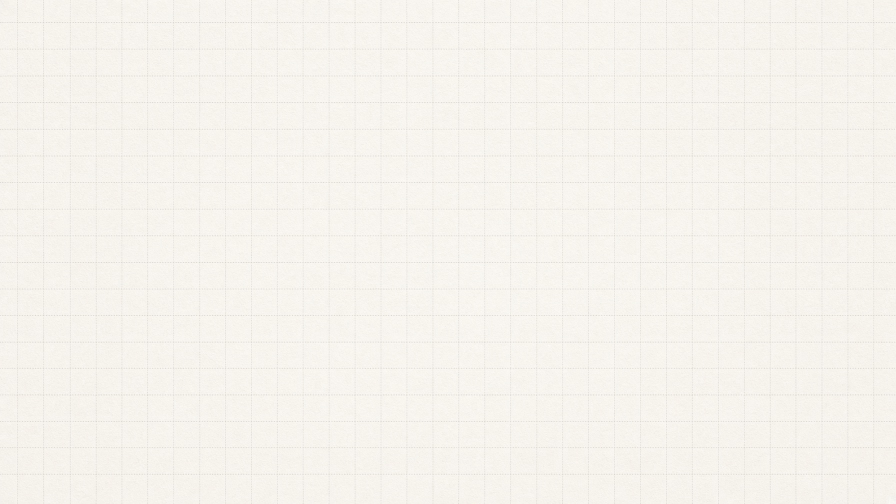
#> input picture artifacts/imagine_images/57a54e64-1340-44f1-9fe1-fc8db969c076.jpg, 1792 x 1008 px, found by its file name (shown at 1/2 size)
$ python compose-brand.py
#> lines starting #> are read from the running program, lines starting #| are printed output that depends on the picture; pictures that were not available may be replaced by others from this repository, and a replacement may not be noted
#!/usr/bin/env python3
"""OG 1200x630 + X banner 1200x264 — exact type, paper identity, face as O."""

from __future__ import annotations

import math
from pathlib import Path

import numpy as np
from PIL import Image, ImageChops, ImageDraw, ImageEnhance, ImageFilter, ImageFont

ROOT = Path("/workspace")
PAPER_OG = ROOT / "artifacts/imagine_images/57a54e64-1340-44f1-9fe1-fc8db969c076.jpg"
PAPER_BANNER = ROOT / "artifacts/imagine_images/ad723cb6-79ac-47b6-abcb-95c1fd5467b5.jpg"
PORTRAIT = ROOT / "public/media/portrait.webp"
FONT_BLACK = ROOT / ".grok/fonts/ArchivoBlack-Regular.ttf"
FONT_BODY = ROOT / ".grok/fonts/Archivo-Regular.ttf"
OUT_OG = ROOT / ".grok/og-raw.png"
OUT_BANNER = ROOT / ".grok/x-banner-raw.png"

INK = (21, 21, 21)
RED = (255, 42, 25)
PAPER_RGB = np.array([243, 242, 238], dtype=np.float32)


def cover_crop(im: Image.Image, w: int, h: int) -> Image.Image:
#> called with w = 1200, h = 630
    scale = max(w / im.width, h / im.height)
#> scale = 0.67
    nw, nh = int(round(im.width * scale)), int(round(im.height * scale))
#> nw = 1200; nh = 675
    im = im.resize((nw, nh), Image.Resampling.LANCZOS)
    left = (nw - w) // 2
#> left = 0
    top = (nh - h) // 2
#> top = 22
    return im.crop((left, top, left + w, top + h))


def grade_paper(im: Image.Image, w: int, h: int) -> Image.Image:
    base = cover_crop(im.convert("RGB"), w, h)
    tex = np.array(base, dtype=np.float32)
    lum = tex @ np.array([0.299, 0.587, 0.114], dtype=np.float32)
    lum_n = (lum - lum.mean()) / (lum.std() + 1e-6)
    out = np.clip(PAPER_RGB + lum_n[..., None] * 6.5, 0, 255).astype(np.uint8)
    graded = Image.fromarray(out, "RGB")
    return Image.blend(graded, base, 0.08)


def grain(im: Image.Image, seed: int) -> Image.Image:
#> called with seed = 2026
    rng = np.random.default_rng(seed)
    arr = np.array(im, dtype=np.int16)
    h, w = arr.shape[:2]
#> h = 630; w = 1200
    arr = np.clip(arr + rng.integers(-5, 6, (h, w, 1), dtype=np.int16), 0, 255).astype(np.uint8)
#> in compose_og, `overlay = Image.new("RGBA", (w, h), (0, 0, 0, 0))`: overlay: PIL image 1200x630 RGBA; every value is 0
    return Image.fromarray(arr, "RGB")


def face_letter(h: int) -> Image.Image:
#> called with h = 168
    src = Image.open(PORTRAIT).convert("RGB")
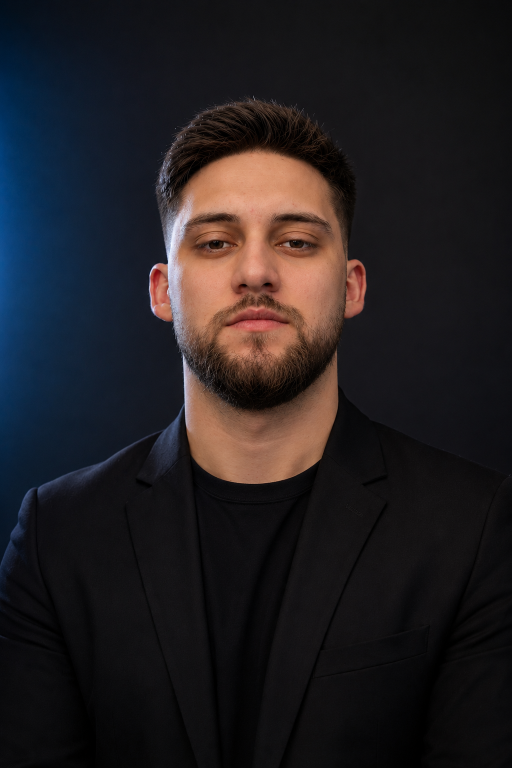
#> input picture assets/images/portrait.png, 1024 x 1536 px, given in place of portrait.webp, which was not available (shown at 1/2 size)
    w0, h0 = src.size
#> w0 = 1024; h0 = 1536
    # Head-and-shoulders crop of the studio portrait
    box = (int(w0 * 0.18), int(h0 * 0.04), int(w0 * 0.82), int(h0 * 0.78))
#> box = (184, 61, 839, 1198)
    crop = src.crop(box)
    fw = max(1, int(round(h * 0.72)))
    face = crop.resize((fw, h), Image.Resampling.LANCZOS)
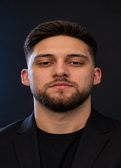
#> face: PIL image 121x168 RGB; mean R, G, B 56.4, 42.9, 40.3
    face = ImageEnhance.Contrast(face).enhance(1.12)
    face = ImageEnhance.Color(face).enhance(0.92)
    return face


def paste_multiply(dst: Image.Image, src: Image.Image, xy: tuple[int, int]) -> None:
    x, y = xy
    region = dst.crop((x, y, x + src.width, y + src.height))
    blended = ImageChops.multiply(region, src)
    dst.paste(blended, (x, y))


def draw_lockup(
    img: Image.Image,
    draw: ImageDraw.ImageDraw,
    font: ImageFont.FreeTypeFont,
    cx: float,
    cy: float,
    face_h: int,
) -> tuple[float, float, float, float]:
    """PORTF + face + LIO centered at (cx, cy). Returns bbox."""
    face = face_letter(face_h)
    gap = max(2, int(face_h * 0.02))
    left = "PORTF"
    right = "LIO"
    lw = font.getlength(left)
    rw = font.getlength(right)
    total = lw + gap + face.width + gap + rw
#> total = 862.3
    x = cx - total / 2
#> x = 168.9
    # Optical vertical: type sits on the face midline
    bbox = font.getbbox("PORTF")
    th = bbox[3] - bbox[1]
    ty = cy - th / 2 - bbox[1]
    draw.text((x, ty), left, font=font, fill=INK)
    fx = int(round(x + lw + gap))
#> fx = 658
    fy = int(round(cy - face.height / 2))
#> fy = 208
    paste_multiply(img, face, (fx, fy))
#> in paste_multiply, `region = dst.crop((x, y, x + src.width, y + src.height))`:
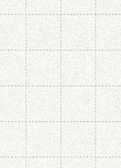
#> region: PIL image 121x168 RGB; mean R, G, B 244, 242.8, 238.3
#> in paste_multiply, `dst.paste(blended, (x, y))`:
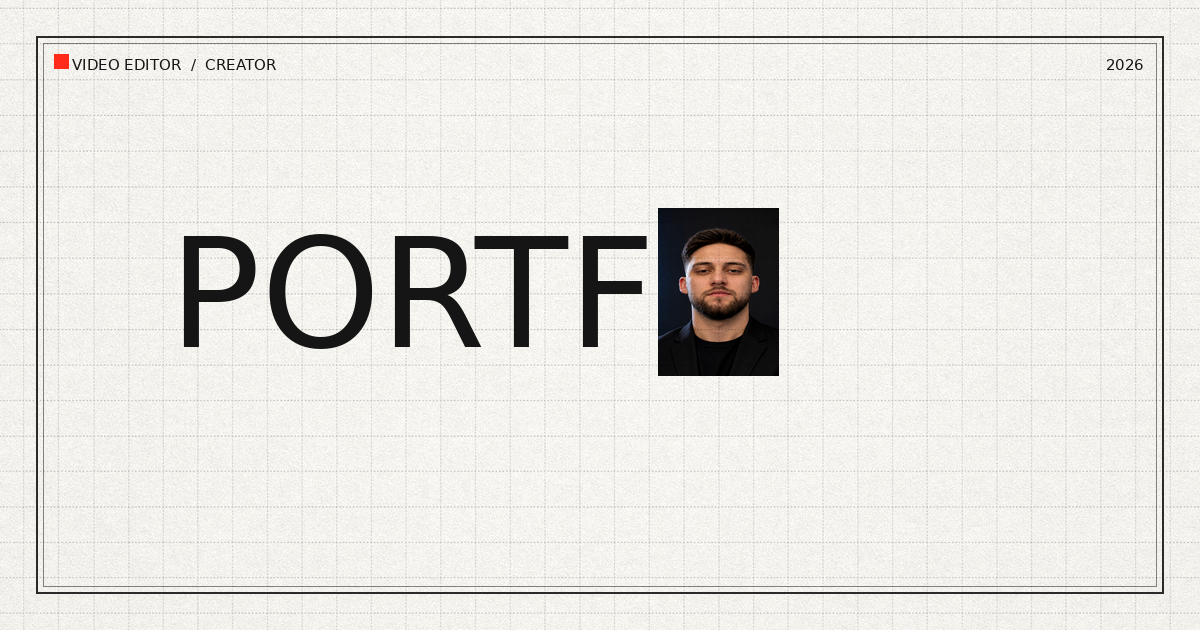
#> dst: PIL image 1200x630 RGB; mean R, G, B 229.7, 228.3, 223.9
    rx = x + lw + gap + face.width + gap
#> rx = 782
    draw.text((rx, ty), right, font=font, fill=INK)
    return x, min(ty, fy), x + total, max(ty + th, fy + face.height)


def star4(draw: ImageDraw.ImageDraw, cx: float, cy: float, r: float, fill) -> None:
    pts = []
    for i in range(8):
        ang = math.radians(-90 + i * 45)
        rad = r if i % 2 == 0 else r * 0.36
        pts.append((cx + rad * math.cos(ang), cy + rad * math.sin(ang)))
    draw.polygon(pts, fill=fill)


def diamond(draw: ImageDraw.ImageDraw, cx: float, cy: float, r: float, fill) -> None:
    draw.polygon(
        [(cx, cy - r), (cx + r * 0.78, cy), (cx, cy + r), (cx - r * 0.78, cy)],
        fill=fill,
    )


def tracked(draw, text, font, fill, x, y, extra=1.6, anchor="lt"):
    if anchor == "mm":
        w = sum(font.getlength(ch) for ch in text) + extra * max(len(text) - 1, 0)
        x = x - w / 2
        y = y
        anchor = "lt"
        # vertical center via font bbox
        bb = font.getbbox("H")
        y = y - (bb[3] - bb[1]) / 2 - bb[1]
    for ch in text:
        draw.text((x, y), ch, font=font, fill=fill)
        x += font.getlength(ch) + extra


def compose_og() -> Image.Image:
    w, h = 1200, 630
    img = grain(grade_paper(Image.open(PAPER_OG), w, h), 2026)
    overlay = Image.new("RGBA", (w, h), (0, 0, 0, 0))
    d = ImageDraw.Draw(overlay)

    m = 36
    d.rectangle((m, m, w - m - 1, h - m - 1), outline=INK + (230,), width=2)
    d.rectangle((m + 7, m + 7, w - m - 8, h - m - 8), outline=INK + (130,), width=1)
    d.rectangle((m + 18, m + 18, m + 32, m + 32), fill=RED + (255,))

    kicker = ImageFont.truetype(str(FONT_BODY), 15)
    d.text((72, m + 20), "VIDEO EDITOR  /  CREATOR", font=kicker, fill=INK + (255,))
    y2026 = "2026"
    tw = kicker.getlength(y2026)
    d.text((w - m - 20 - tw, m + 20), y2026, font=kicker, fill=INK + (255,))

    img = Image.alpha_composite(img.convert("RGBA"), overlay).convert("RGB")
    d2 = ImageDraw.Draw(img)

    title_font = ImageFont.truetype(str(FONT_BLACK), 152)
    name_font = ImageFont.truetype(str(FONT_BLACK), 44)
    foot_font = ImageFont.truetype(str(FONT_BODY), 14)

    lockup_cy = 292
    draw_lockup(img, d2, title_font, w / 2, lockup_cy, face_h=168)

    # ornaments
    orn_y = 412
    d2.line((210, orn_y, 470, orn_y), fill=INK, width=1)
    d2.line((730, orn_y, 990, orn_y), fill=INK, width=1)
    star4(d2, 520, orn_y, 8, RED)
    diamond(d2, 600, orn_y, 10, RED)
    star4(d2, 680, orn_y, 8, RED)

    name = "ENDRIT AKINCI"
    extra = 6
    nw = sum(name_font.getlength(ch) for ch in name) + extra * (len(name) - 1)
    nx = (w - nw) / 2
    ny = 448
    for ch in name:
        d2.text((nx, ny), ch, font=name_font, fill=INK)
        nx += name_font.getlength(ch) + extra
#> after the loop, nx = 805.8

    foot = "VIDEO EDITING   ·   AI VIDEO   ·   SOCIAL   ·   BRAND"
    fw = foot_font.getlength(foot)
    d2.text(((w - fw) / 2, h - m - 32), foot, font=foot_font, fill=INK)

    img = ImageEnhance.Contrast(img).enhance(1.03)
    img = img.filter(ImageFilter.UnsharpMask(radius=0.55, percent=35, threshold=2))
#| og-raw (1200, 630)
    return img


def compose_banner() -> Image.Image:
    w, h = 1200, 264
    img = grain(grade_paper(Image.open(PAPER_BANNER), w, h), 77)
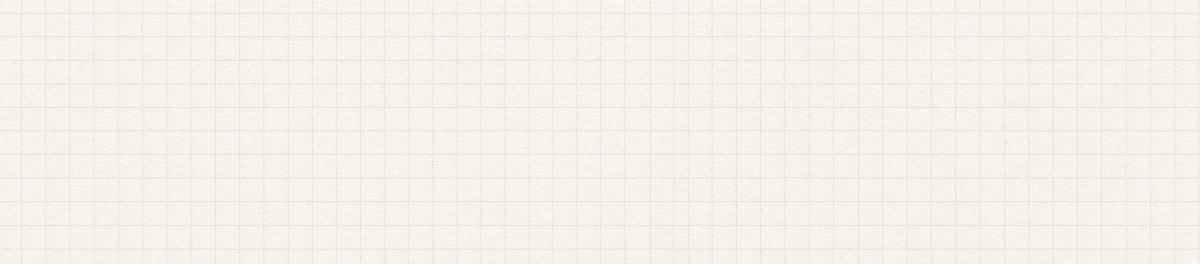
#> input picture artifacts/imagine_images/ad723cb6-79ac-47b6-abcb-95c1fd5467b5.jpg, 2400 x 528 px, found by its file name (shown at 1/2 size)
#> call 2 of grade_paper, with w = 1200, h = 264
#> in grade_paper (call 2), `lum_n = (lum - lum.mean()) / (lum.std() + 1e-6)`:
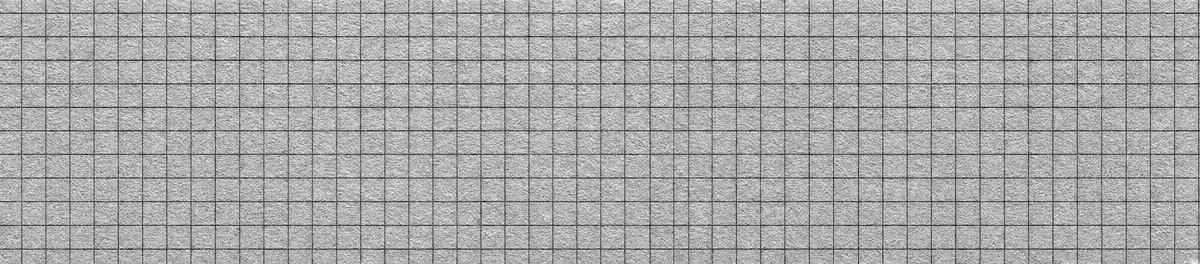
#> lum_n: shape (264, 1200) float32; min -5.19, max 2.61, mean -4.04e-06; drawn with min black and max white
    d = ImageDraw.Draw(img)

    # Safe zone: left 50% × top 80%  →  x<600, y<211. Keep lockup above midline (132).
    d.rectangle((28, 22, 40, 34), fill=RED)

    title_font = ImageFont.truetype(str(FONT_BLACK), 72)
    name_font = ImageFont.truetype(str(FONT_BLACK), 22)
    label_font = ImageFont.truetype(str(FONT_BODY), 13)

    # Lockup left-aligned in the left half, sitting above the midline
    face = face_letter(78)
    gap = 3
    left, right = "PORTF", "LIO"
    x = 36
    y_type = 46
    d.text((x, y_type), left, font=title_font, fill=INK)
    fx = int(x + title_font.getlength(left) + gap)
    fy = 38
    paste_multiply(img, face, (fx, fy))
#> call 2 of paste_multiply, with xy = (269, 38)
#> in paste_multiply (call 2), `dst.paste(blended, (x, y))`:
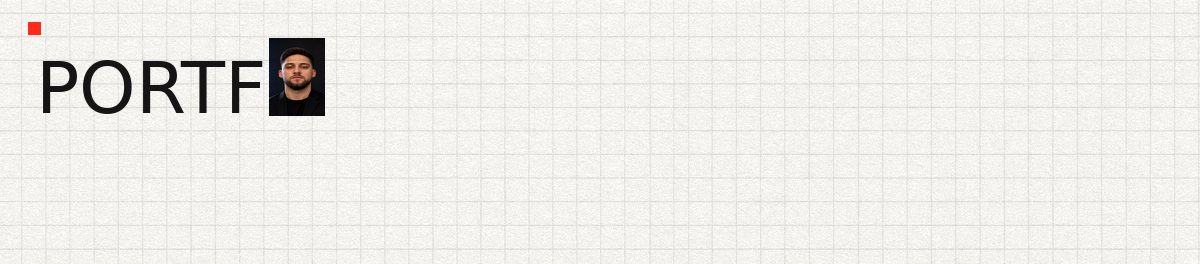
#> dst: PIL image 1200x264 RGB; mean R, G, B 237.1, 235.4, 231.1
    rx = fx + face.width + gap
#> rx = 328
    d.text((rx, y_type), right, font=title_font, fill=INK)

    name = "ENDRIT AKINCI"
    extra = 3.2
    nx = 36
    ny = 132
    for ch in name:
        d.text((nx, ny), ch, font=name_font, fill=INK)
        nx += name_font.getlength(ch) + extra
#> after the loop, nx = 241.3

    d.text((36, 168), "VIDEO EDITOR  /  CONTENT CREATOR", font=label_font, fill=INK)

    img = ImageEnhance.Contrast(img).enhance(1.03)
#> img: PIL image 1200x264 RGB
    return img


def main() -> None:
    og = compose_og()
    og.save(OUT_OG, "PNG")
    print("og-raw", og.size)
    ban = compose_banner()
    ban.save(OUT_BANNER, "PNG")
    print("banner-raw", ban.size)
#| banner-raw (1200, 264)


if __name__ == "__main__":
    main()
